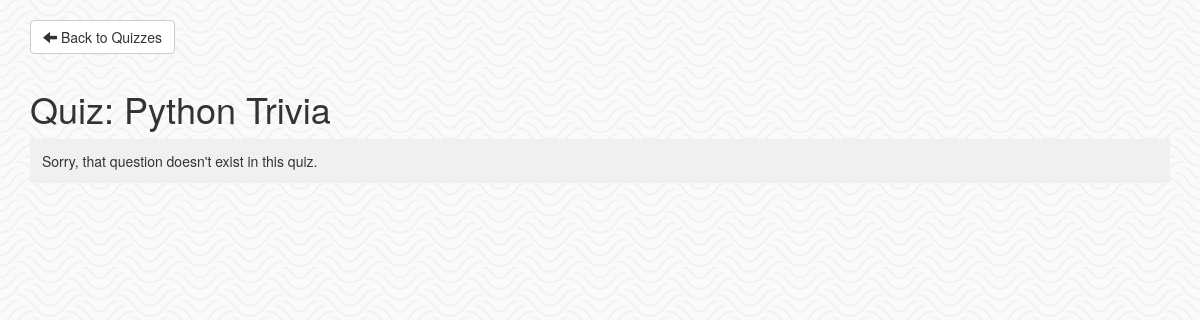
Before: /quizzes/1/questions/4 with the older database file.
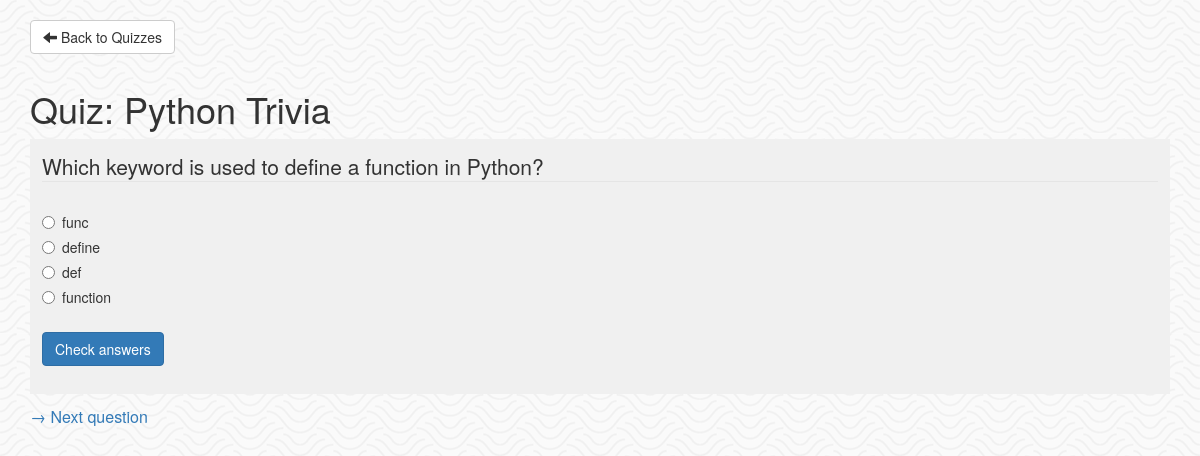
After: the same page with the newer database file.
### quizzes/models.py (models this page shows, shortened)
class Question(models.Model):
    quiz = models.ForeignKey(Quiz, on_delete=models.CASCADE)
    prompt = models.CharField(max_length=200)

### quizzes/views.py (the view)
# urls.py: path("quizzes/<int:quiz_id>/questions/<int:question_id>", views.display_question, name="display_question"),
def display_question(request, quiz_id, question_id):
    quiz = get_object_or_404(Quiz, pk=quiz_id)
    questions = quiz.question_set.all()
    current_question, next_question = None, None
    for ind, question in enumerate(questions):
        if question.pk == question_id:
            current_question = question
            if ind != len(questions) - 1:
                next_question = questions[ind + 1]
    return render(
        request,
        "quizzes/display.html",
        {"quiz": quiz, "question": current_question, "next_question": next_question},
    )

### quizzes/templates/quizzes/display.html (shortened to what this page needs)
<!DOCTYPE HTML>
<html>
<head>
  {% load static %}
  <link rel="stylesheet" href="https://cdn.jsdelivr.net/npm/bootstrap@3.4.1/dist/css/bootstrap.min.css">
  <link rel="stylesheet" href="{% static 'quizzes/style.css' %}">
</head>
<body>
    <div class="container" style="margin-top: 20px;">
    <a href="{% url 'quizzes:index' %}" class="btn btn-default" style="margin-bottom: 15px;">
        <span class="glyphicon glyphicon-arrow-left"></span> Back to Quizzes
    </a>
    <h1>Quiz: {{ quiz.name }}</h1>
    <section class="question">
    {% if question %}
    <form id="question-form" action="{% url 'quizzes:grade_question' question.id %}" method="post">
        <fieldset class="form-group">
            <legend>{{ question.prompt }}</legend>
            {% if question.freetextanswer %}
            <div class="form-group">
            <label for="answer">
            {% if question.freetextanswer.case_sensitive %}
            Type your answer in (capitalization matters!):
            {% else %}
            Type your answer in (don't worry about capitalization):
            {% endif %}
            </label>
            <input type="text" name="answer" class="form-control">
            </div>
            {% else %}
            {% for choice in question.multiplechoiceanswer.choices %}
            <div class="radio">
            <label>
                <input type="radio" name="answer" value="{{ choice }}">
                {{ choice}}
            </label>
            </div>
            {% endfor %}
            {% endif %}
        </fieldset>
        <button type="submit" class="btn btn-primary">Check answers</button>
    </form>
    {% else %}
    Sorry, that question doesn't exist in this quiz.
    {% endif %}
    </section>
    {% if next_question %}
    <div style="margin-top:12px; font-size:16px">
    <a href="{% url 'quizzes:display_question' quiz.id next_question.id %}">→ Next question</a>
    </div>
    {% endif %}
    </div>
</body>
</html>

Changed rows visible on the page:
added Question: prompt "Which keyword is used to define a function in Python?"
Other visible differences:
new list line: "☐ func func"
new list line: "☐ define define"
new list line: "☐ def def"
new list line: "☐ function function"
text no longer shown: "Sorry, that question doesn't exist in this quiz."
text now shown: "Check answers → Next question"
